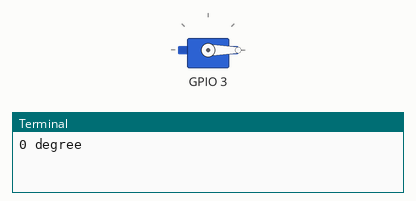
Recording of a program running on a simulated Raspberry Pi (BCM pin numbers), started with the argument 3. Parts: servo, the last lines printed to the terminal. Servo angles are drawn from the pulse width (0.5 ms = 0°, 2.5 ms = 180°).

Above: at 0.05 s.
At 4.25 s:
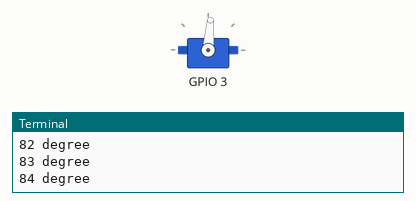
At 8.55 s:
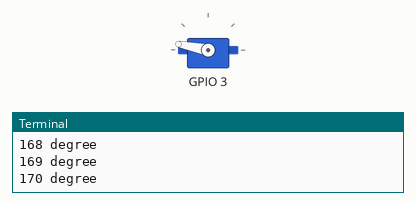
At 17.15 s:
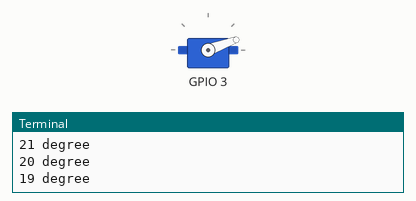
Timing chart, 0 to 23.5 s (numbered marks = the images above):
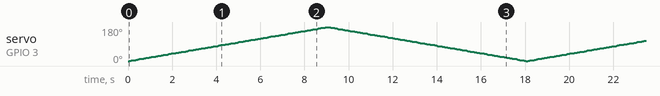

The program:

control.py
```python
import RPi.GPIO as IO
import sys
import time
from numpy import interp

IO.setwarnings(False)
IO.setmode(IO.BCM)

class GroveServo:
    MIN_DEGREE = 0
    MAX_DEGREE = 180
    INIT_DUTY = 2.5

    def __init__(self, channel):
        IO.setup(channel,IO.OUT)
        self.pwm = IO.PWM(channel,50)
        self.pwm.start(GroveServo.INIT_DUTY)

    def __del__(self):
        self.pwm.stop()

    def setAngle(self, angle):
        # Map angle from range 0 ~ 180 to range 25 ~ 125
        angle = max(min(angle, GroveServo.MAX_DEGREE), GroveServo.MIN_DEGREE)
        tmp = interp(angle, [0, 180], [25, 125])
        self.pwm.ChangeDutyCycle(round(tmp/10.0, 1))

Grove = GroveServo

def main():
    if len(sys.argv) < 2:
        print('Usage: {} servo_channel'.format(sys.argv[0]))
        sys.exit(1)

    servo = GroveServo(int(sys.argv[1]))

    while True:
        for x in range(0, 180):
            print x, "degree"
            servo.setAngle(x)
            time.sleep(0.05)
        for x in range(180, 0, -1):
            print x, "degree"
            servo.setAngle(x)
            time.sleep(0.05)

if __name__ == '__main__':
    main()
```
